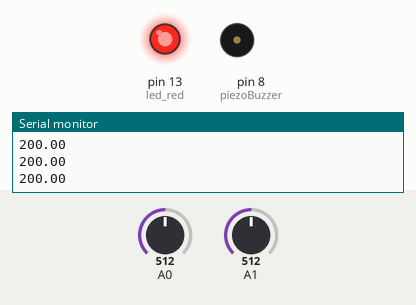
The sketch below on a simulated Arduino Uno, built with avr-gcc and run on an emulated ATmega328P. On the bench: output pins drawn as LEDs (lit = HIGH), buzzer (waves = sounding), the last lines printed to the serial monitor. The test bench sets the inputs (shaded band); at power-on: A1 = 512, A0 = 512.

Above: at 1.8 s.
1.9 s: A1 set to 481
At 5.4 s:
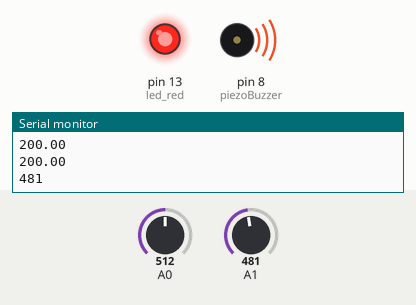
13.0 s: A0 set to 172
16.5 s: A0 set to 144
At 17.8 s:
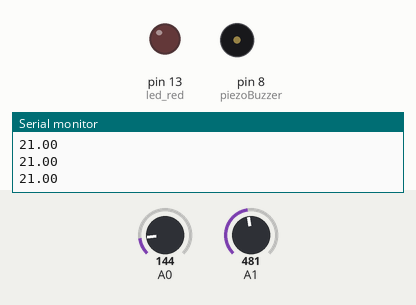
At 20.5 s:
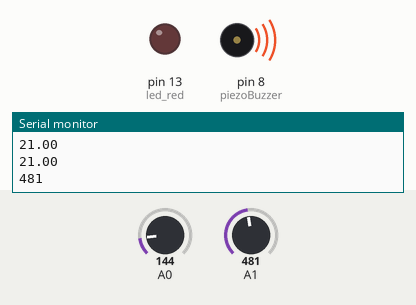
29.5 s: A1 set to 490
Timing chart, 0 to 43.0 s (numbered marks = the images above; inputs shaded):
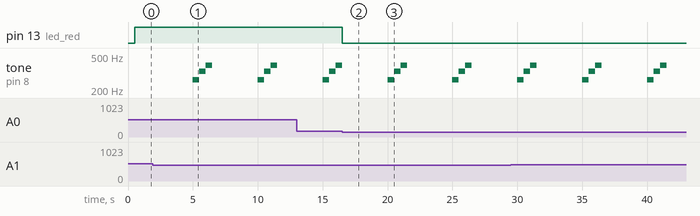

The sketch:

led_ex04.ino
```cpp
int led_red = 13;
int piezoBuzzer = 8;
unsigned long tmp_prev_time = 0;
unsigned long water_prev_time = 0;

void setup() {
  pinMode(led_red, OUTPUT);
  pinMode(piezoBuzzer, OUTPUT);
  Serial.begin(9600);
}

void loop() {
  unsigned long curr_time = millis();

  if(curr_time - tmp_prev_time >= 500)
  {
    tmp_prev_time = curr_time;
    tmp();
  }

  if(curr_time - water_prev_time >= 5000)
  {
    water_prev_time = curr_time;
    water();
  }
}

void tmp() {
  int tmp_val = analogRead(A0);

  float voltage = (tmp_val * 5.0) / 1024.0 * 1000;
  float tmp = ceil((voltage - 500.0) / 10.0);

  Serial.println(tmp);

  if(tmp >= 28)
  {
    digitalWrite(led_red, HIGH);
  }
  else
  {
    digitalWrite(led_red, LOW);
  }
}

void water() {
  int water_val = analogRead(A1);

  Serial.println(water_val);

  if(water_val < 500)
  {
    tone(piezoBuzzer, 262);
    delay(500);
    tone(piezoBuzzer, 330);
    delay(500);
    tone(piezoBuzzer, 392);
    delay(500);
    noTone(piezoBuzzer);
  }
}
```

Measured:
- the behaviour switches between 500 and 499 on A1 (found by bisection; images 0 and 1)
- the behaviour switches between 158 and 157 on A0 (found by bisection; images 1 and 2)
- after the input at 1.9 s, tone on pin 8 (piezoBuzzer): plays 262 Hz for 0.50 s, 330 Hz for 0.50 s, 392 Hz for 0.50 s, 262 Hz for 0.50 s, 330 Hz for 0.50 s, 392 Hz for 0.50 s, starting after 3.1 s
- after the input at 16.5 s, pin 13 (led_red): HIGH → LOW at once
